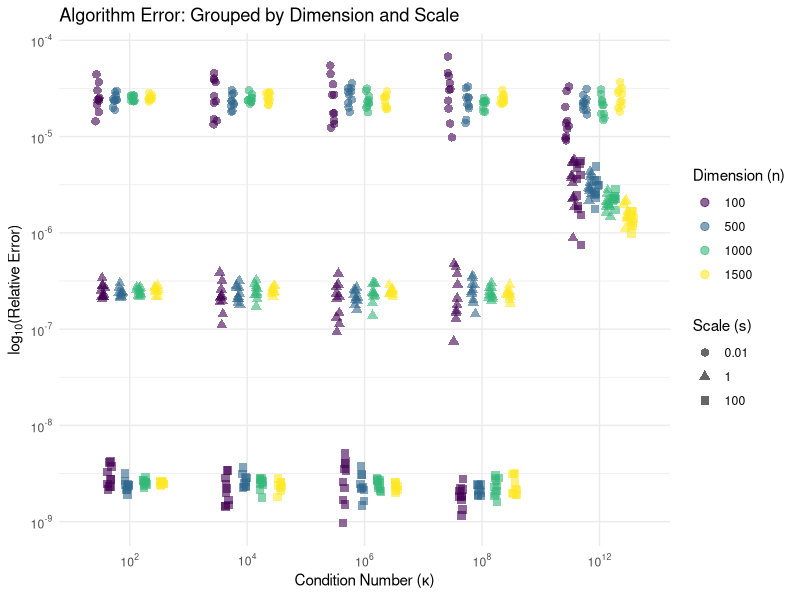
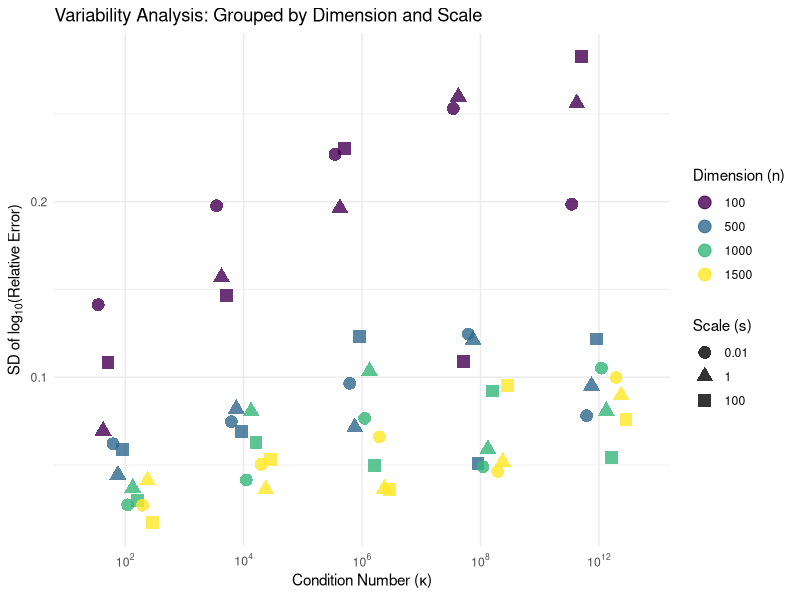
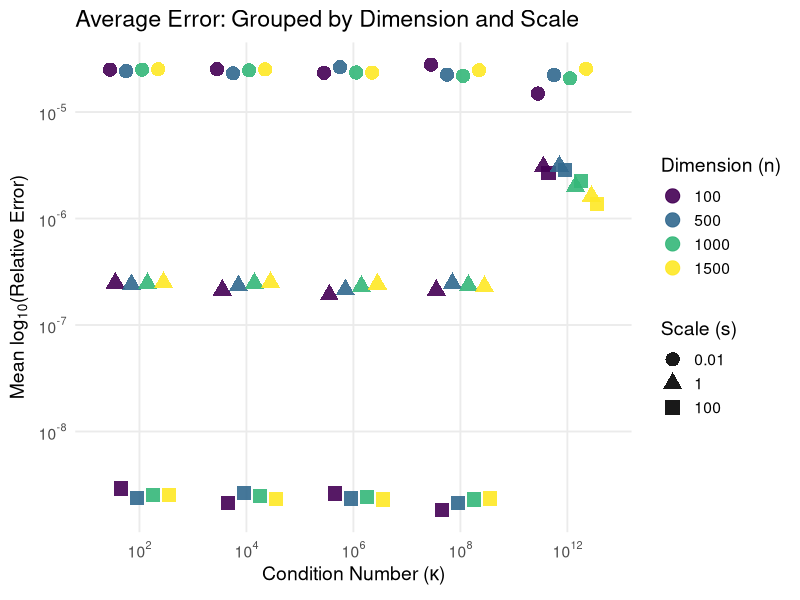
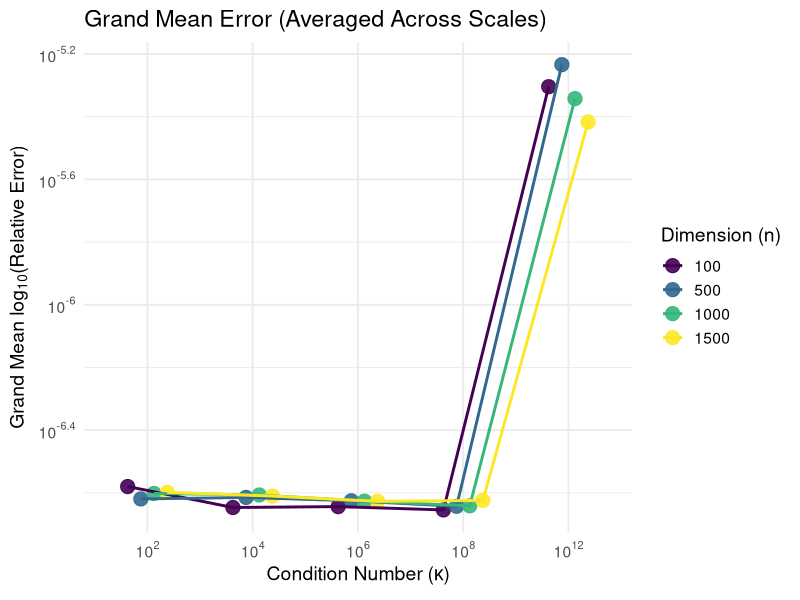
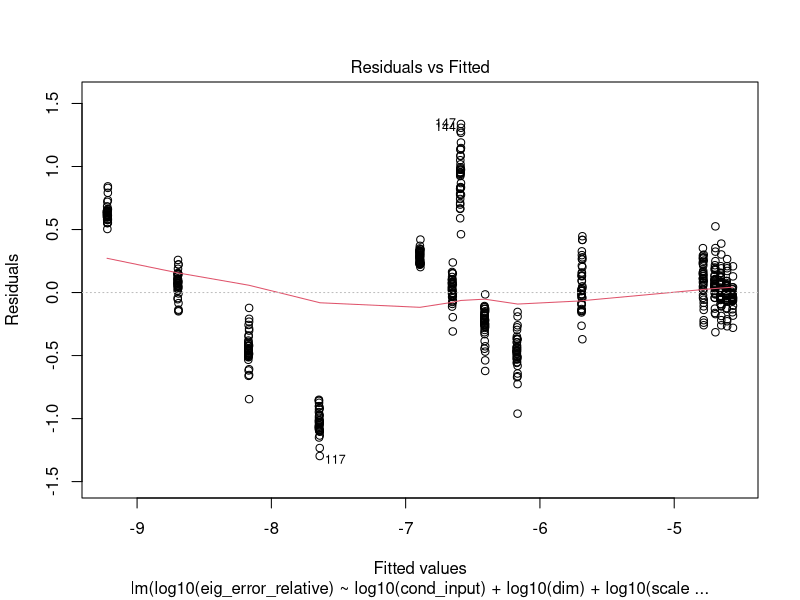
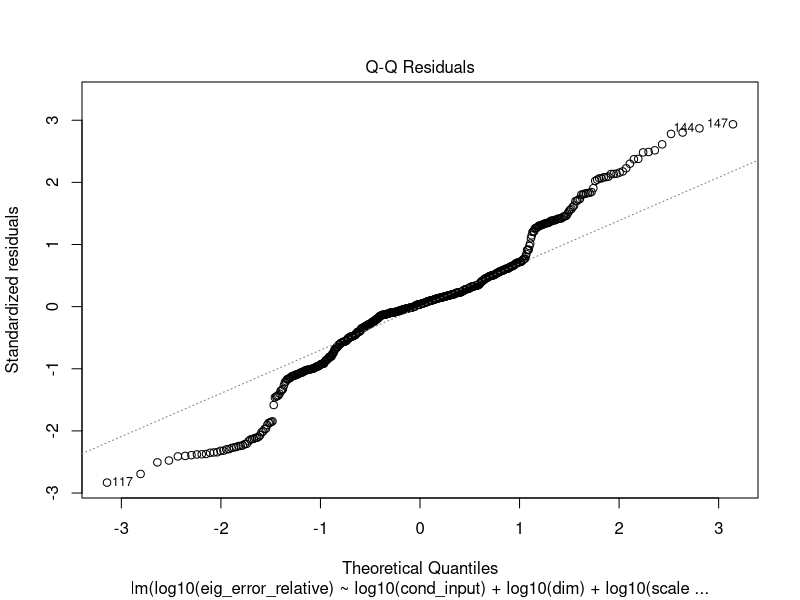
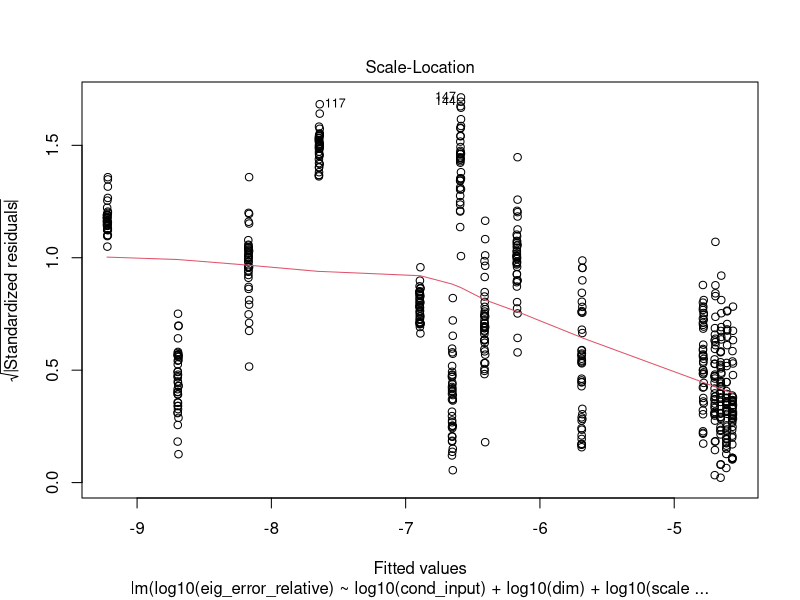
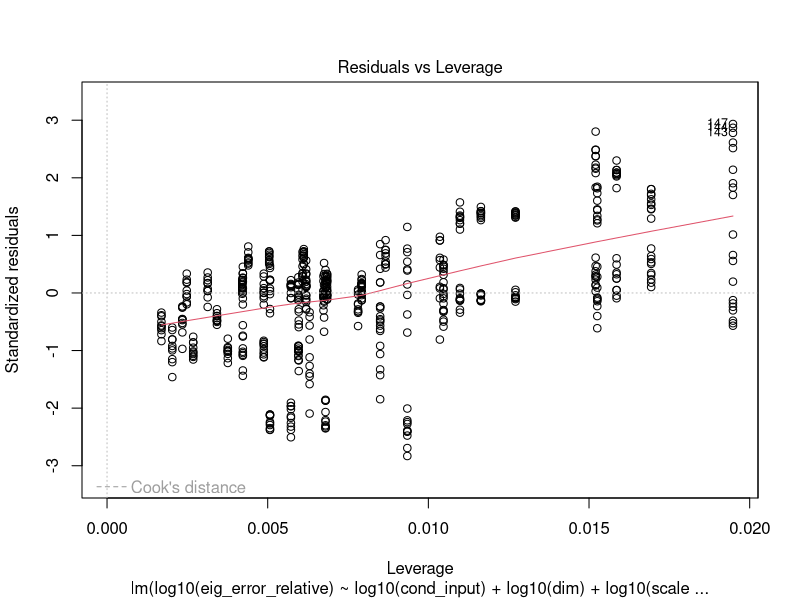

Reproduce these figures in R, in order.
library(tidyverse)
library(scales)
library(emmeans)

# Load and prep the data
df <- read_csv("matrix_dataset.csv", show_col_types = FALSE) %>%
  # Filter out any infinite or NA values in our target columns
  filter(is.finite(eig_error_relative), is.finite(cond_input)) %>%
  rename(dim = size) %>%
  mutate(
    # ggplot treats them as discrete categories
    dim_fct = as.factor(dim),
    scale_fct = as.factor(scale),
    scale_label = paste0("Scale (s) = ", scale)
  )

####### Main error plot
p2 <- ggplot(df, aes(x = as.factor(log10(cond_input)), 
                     y = log10(eig_error_relative), 
                     color = dim_fct, shape = scale_fct)) +
  # position_jitterdodge adds randomness inside the dodged columns!
  geom_point(position = position_jitterdodge(jitter.width = 0.15, 
                                             dodge.width = 0.6), 
             size = 2.5, alpha = 0.6) +
  scale_color_viridis_d(option = "viridis") +
  # Format axes to 10^x
  scale_x_discrete(labels = function(x) parse(text=paste0("10^", x))) +
  scale_y_continuous(labels = math_format(10^.x)) +
  labs(
    title = "Algorithm Error: Grouped by Dimension and Scale",
    x = expression("Condition Number (" * kappa * ")"),
    y = expression(log[10] * "(Relative Error)"),
    color = "Dimension (n)", 
    shape = "Scale (s)"
  ) +
  theme_minimal() +
  theme(legend.position = "right")

ggsave("R_error_main_plot.png", plot = p2, width = 10, height = 6, dpi = 300,
       bg = "white")
print(p2)

###### Variability Analysis
# Calculate the standard deviation for each group
df_std <- df %>%
  group_by(cond_input, dim, scale, dim_fct, scale_fct) %>%
  summarise(std_log_error = sd(log10(eig_error_relative)), .groups = 'drop')

p1 <- ggplot(df_std, aes(x = as.factor(log10(cond_input)), y = std_log_error, 
                         color = dim_fct, shape = scale_fct)) +
  # position_dodge neatly separates the shapes side-by-side
  geom_point(position = position_dodge(width = 0.5), size = 4, alpha = 0.8) +
  scale_color_viridis_d(option = "viridis") + 
  # Format the X-axis to show 10^x
  scale_x_discrete(labels = function(x) parse(text=paste0("10^", x))) +
  scale_y_continuous() +
  labs(
    title = "Variability Analysis: Grouped by Dimension and Scale",
    x = expression("Condition Number (" * kappa * ")"),
    y = expression("SD of " * log[10] * "(Relative Error)"),
    color = "Dimension (n)", 
    shape = "Scale (s)"
  ) +
  theme_minimal() +
  theme(legend.position = "right")

ggsave("R_error_std_plot.png", plot = p1, width = 10, height = 6, dpi = 300,
       bg = "white")
print(p1)

# Calculate the standard deviation for each group
df_mean <- df %>%
  group_by(cond_input, dim, scale, dim_fct, scale_fct) %>%
  summarise(mean_log_error = mean(log10(eig_error_relative)), .groups = 'drop')

p_mean <- ggplot(df_mean, aes(x = as.factor(log10(cond_input)), 
                              y = mean_log_error, 
                              color = dim_fct, shape = scale_fct)) +
  # Add the points on top, dodged to align perfectly
  geom_point(position = position_dodge(width = 0.6), size = 4.5, alpha = 0.9) +
  # Enforce the Viridis color scheme
  scale_color_viridis_d(option = "viridis") + 
  # Format the X-axis to show 10^x
  scale_x_discrete(labels = function(x) parse(text=paste0("10^", x))) +
  scale_y_continuous(labels = math_format(10^.x)) +
  labs(
    title = "Average Error: Grouped by Dimension and Scale",
    x = expression("Condition Number (" * kappa * ")"),
    y = expression("Mean " * log[10] * "(Relative Error)"),
    color = "Dimension (n)", 
    shape = "Scale (s)"
  ) +
  theme_minimal(base_size = 14) +
  theme(legend.position = "right",
        panel.grid.minor = element_blank())

ggsave("R_error_mean_plot.png", plot = p_mean, width = 10, height = 6, 
       dpi = 300, bg = "white")
print(p_mean)

# Calculate the Grand Mean and show why it wouldn't be a good choice to do.
# We group by condition number and dimension, completely ignoring the scales.
df_grand_mean <- df_mean %>%
  group_by(cond_input, dim_fct) %>%
  summarise(grand_mean_error = mean(mean_log_error), .groups = 'drop')

p_grand <- ggplot(df_grand_mean, aes(x = as.factor(log10(cond_input)), 
                                     y = grand_mean_error, 
                                     color = dim_fct)) +

  geom_point(position = position_dodge(width = 0.5), size = 4.5, alpha = 0.9) +
  geom_line(aes(group = dim_fct), position = position_dodge(width = 0.5), 
            linewidth = 1) +
  scale_color_viridis_d(option = "viridis") + 
  scale_x_discrete(labels = function(x) parse(text=paste0("10^", x))) +
  scale_y_continuous(labels = math_format(10^.x)) +
  labs(
    title = "Grand Mean Error (Averaged Across Scales)",
    x = expression("Condition Number (" * kappa * ")"),
    y = expression("Grand Mean " * log[10] * "(Relative Error)"),
    color = "Dimension (n)"
  ) +
  theme_minimal(base_size = 14) +
  theme(legend.position = "right")

ggsave("R_flawed_grand_mean_plot.png", plot = p_grand, width = 10, height = 6, 
       dpi = 300, bg = "white")
print(p_grand)

#Fitting ANOVA model for average error
continuous_model <- lm(log10(eig_error_relative) ~ log10(cond_input) 
                       * log10(dim)
                       * log10(scale), data = df)
# upper and lower tell the stepwise specific models list. 
print("=== Running Stepwise Selection: Mean Error Model ===")
final_model <- step(continuous_model, 
                    scope = list(
                      lower = "~ log10(cond_input) + log10(dim) + log10(scale)",
                      upper = "~ log10(cond_input) * log10(dim) * log10(scale)"
                    ) )

print("=== Final Optimized Model ===")
summary(final_model)

#check residuals
plot(final_model)

#Fit the final model to the plot of relative error
pred_grid_cont <- expand.grid(
  cond_input = unique(df$cond_input),
  dim = unique(df$dim),
  scale = unique(df$scale)
) %>%
  mutate(
    dim_fct = as.factor(dim),
    scale_fct = as.factor(scale)
  )

pred_grid_cont$predicted_mean <- predict(final_model, newdata = pred_grid_cont)

p_mean_fit <- ggplot() +
  
  geom_point(data = df, 
             aes(x = as.factor(log10(cond_input)), 
                 y = log10(eig_error_relative), 
                 color = as.factor(dim), shape = as.factor(scale)), 
             position = position_jitterdodge(jitter.width = 0.15, 
                                             dodge.width = 0.6), 
             size = 2.5, alpha = 0.5) +
  
  geom_line(data = pred_grid_cont, 
            aes(x = as.factor(log10(cond_input)), y = predicted_mean, 
                group = interaction(dim_fct, scale_fct), 
                color = dim_fct,
                linetype = scale_fct), 
            linewidth = 1.2) +
  
  scale_color_viridis_d(option = "viridis") + 
  scale_x_discrete(labels = function(x) parse(text=paste0("10^", x))) +
  scale_y_continuous(labels = math_format(10^.x)) +
  labs(
    title = "Continuous Linear Model: Mean Relative Error",
    x = expression("Condition Number (" * kappa * ")"),
    y = expression(log[10] * "(Relative Error)"),
    color = "Dimension (n)", 
    shape = "Scale (s)",      
    linetype = "Scale (s)"
  ) +
  theme_minimal(base_size = 14) +
  theme(legend.position = "right")

ggsave("R_continuous_model_fit.png", plot = p_mean_fit, width = 10, height = 6, 
       dpi = 300, bg = "white")
print(p_mean_fit)

# Stepwise Selection for Variability Analysis
full_std_model <- lm(std_log_error ~ log10(cond_input) * log10(dim) 
                     * log10(scale), data = df_std)

print("=== Running Stepwise Selection: Variability Model ===")
best_std_model <- step(full_std_model, 
                       scope = list(
                         lower = "~ log10(cond_input) + log10(dim) + log10(scale)",
                         upper = "~ log10(cond_input) * log10(dim) * log10(scale)"
                       ))

print("=== Final Optimized Variability Model ===")
summary(best_std_model)

# generate predictions using the selected BEST model
df_std$predicted_std <- predict(best_std_model, newdata = df_std)

plot(best_std_model)

#### Final Variability model 
# Create a grid of all combinations you want to predict
pred_grid <- expand.grid(
  cond_input = unique(df_std$cond_input),
  dim = unique(df_std$dim),
  scale = unique(df_std$scale)
) %>%
  mutate(
    # match the variable names in your 'best_std_model'
    log10_cond = log10(cond_input),
    dim_fct = as.factor(dim),
    scale_fct = as.factor(scale)
  )

pred_grid$predicted_std <- predict(best_std_model, newdata = pred_grid)

p_std_fit <- ggplot() +
  # Layer 1: The raw data (from df_std)
  geom_point(data = df_std, 
             aes(x = as.factor(log10(cond_input)), y = std_log_error, 
                 color = dim_fct, shape = scale_fct), 
             position = position_jitterdodge(jitter.width = 0.15, 
                                             dodge.width = 0.6), 
             size = 4, alpha = 0.5) +
  
  # Layer 2: The model lines (from pred_grid)
  geom_line(data = pred_grid, 
            aes(x = as.factor(log10_cond), y = predicted_std, 
                group = interaction(dim_fct, scale_fct), 
                color = dim_fct, linetype = scale_fct), 
            linewidth = 1.2) +
  
  scale_color_viridis_d(option = "viridis") + 
  scale_x_discrete(labels = function(x) parse(text=paste0("10^", x))) +
  labs(
    title = "Continuous Linear Model: Variability",
    x = expression("Condition Number (" * kappa * ")"),
    y = expression("SD of " * log[10] * "(Relative Error)"),
    color = "Dimension (n)", 
    shape = "Scale (s)",
    linetype = "Scale (s)"
  ) +
  theme_minimal(base_size = 14)

ggsave("R_continuous_var_model_fit.png", plot = p_std_fit, width = 10, 
       height = 6,
       dpi = 300, bg = "white")
print(p_std_fit)

#### Indicator Model 
# Creating a TRUE/FALSE column, treating it as 1 or 0 (dummy variable)
df$is_failure <- ifelse(round(log10(df$cond_input)) == 12, 1, 0)

# The scale behaves differently in condition number 10^12, thus we will
# include the interaction in the model

indicator_model <- lm(log10(eig_error_relative) ~ log10(dim) + 
                        log10(cond_input) * log10(scale) + is_failure + 
                        is_failure:log10(scale), data = df)

print("=== Running Stepwise Selection on Indicator Model ===")
best_indicator_model <- step(indicator_model, direction = "both", 
                             trace = 1)

print("=== Final Optimized Indicator Model ===")
summary(best_indicator_model)

### Graph Indicator model
pred_grid_mean <- expand.grid(
  cond_input = unique(df$cond_input),
  dim = unique(df$dim),
  scale = unique(df$scale)
) %>%
  mutate(
    is_failure = ifelse(round(log10(cond_input)) == 12, 1, 0),
    dim_fct = as.factor(dim),
    scale_fct = as.factor(scale)
  )

pred_grid_mean$predicted_mean <- predict(best_indicator_model, pred_grid_mean)

p_indicator <- ggplot() +
  # THE DOTS: Raw data from 'df'
  geom_point(data = df, 
             aes(x = as.factor(log10(cond_input)), y = log10(eig_error_relative), 
                 color = as.factor(dim), shape = as.factor(scale)), 
             position = position_jitterdodge(jitter.width = 0.15, 
                                             dodge.width = 0.6), 
             size = 2.5, alpha = 0.5) +
  
  # THE MODEL LINES: Structural break lines from 'pred_grid_mean'
  # Mapping both shape and linetype to scale_fct with the same name merges them
  geom_line(data = pred_grid_mean, 
            aes(x = as.factor(log10(cond_input)), y = (predicted_mean), 
                group = interaction(dim_fct, scale_fct), 
                color = dim_fct, linetype = scale_fct), 
            linewidth = 1.2) +
  
  scale_color_viridis_d(option = "viridis") + 
  scale_x_discrete(labels = function(x) parse(text=paste0("10^", x))) +
  scale_y_continuous(labels = scales::label_math(10^.x)) +
  labs(
    title = "Structural Break Model: Mean Relative Error",
    x = expression("Condition Number (" * kappa * ")"),
    y = expression(log[10] * "(Relative Error)"),
    color = "Dimension (n)", 
    shape = "Scale (s)",      
    linetype = "Scale (s)"
  ) +
  theme_minimal(base_size = 14) +
  theme(legend.position = "right")

ggsave("Indicator_Model_Plot.png", plot = p_indicator, width = 10, height = 5, 
       bg = "white")
print(p_indicator)

plot(best_indicator_model)
